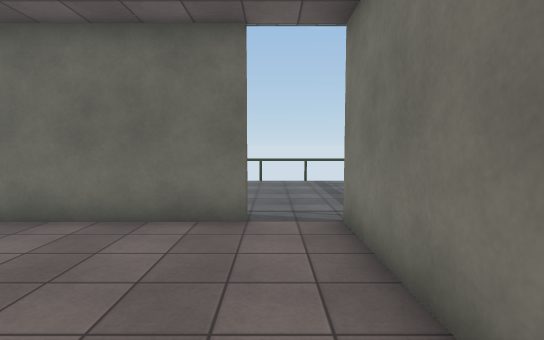
view 1 (above)

12 first-person views from a walk through a 3-D level made in the Unity game engine. The camera is 1.5 m above the floor, tilts 4° down and sees 80° across. The floor is counted in squares, 1 m on a side. Each view is taken from the middle of a square. On the plan, view 1 faces up. The plan holds only what a view shows up to about 15 squares ahead; the rest is blank. The player is left out. Door leaves are left out, so doorways stand open. Some surface patterns are stand-ins.

view 2
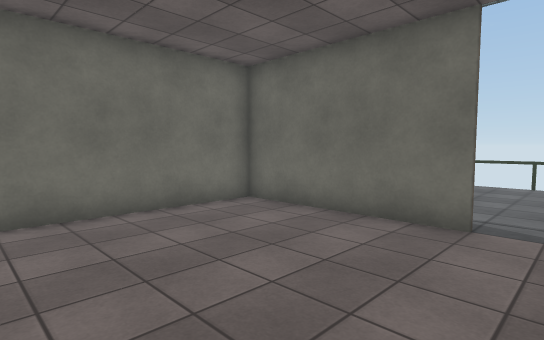

view 3
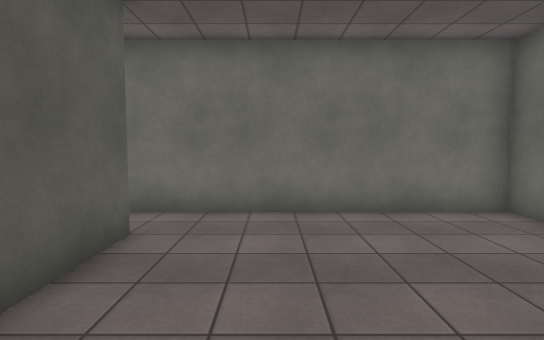

view 4
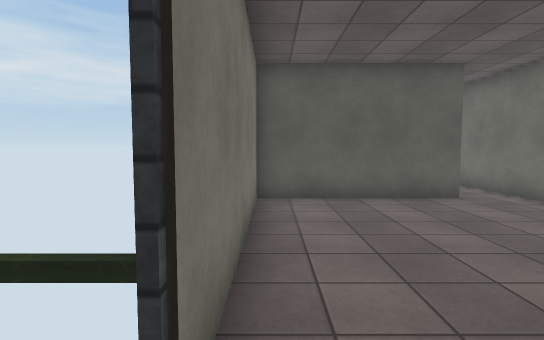

view 5
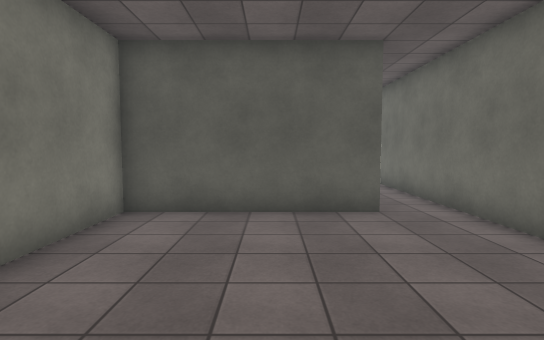

view 6
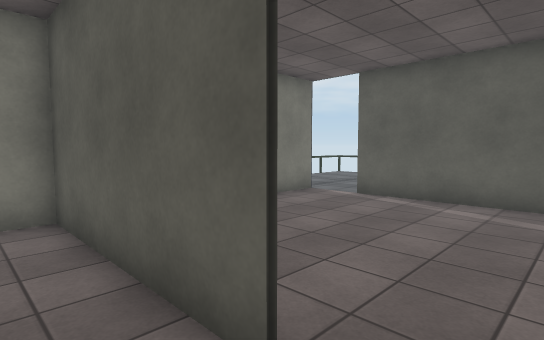

view 7
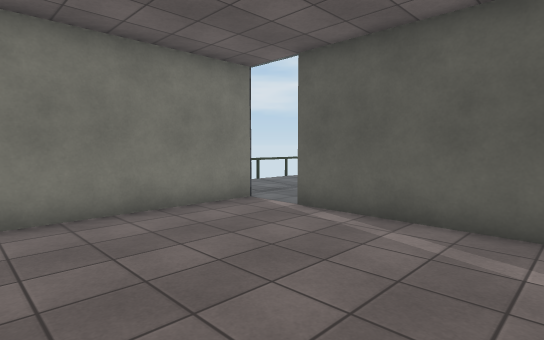

view 8
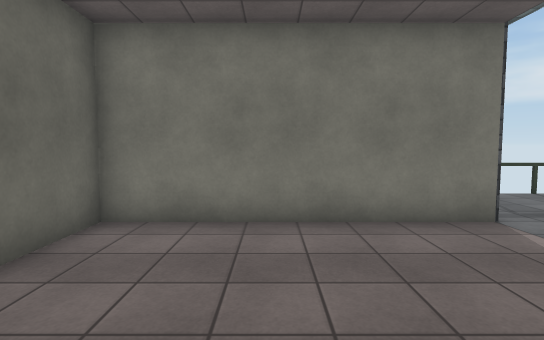

view 9
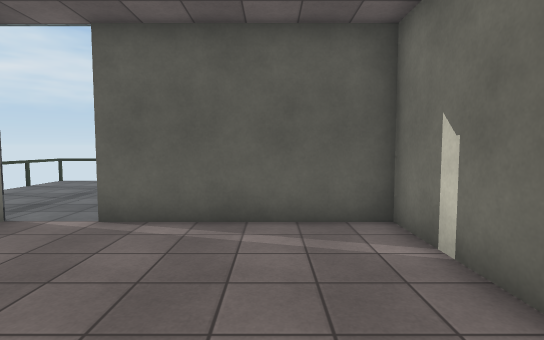

view 10
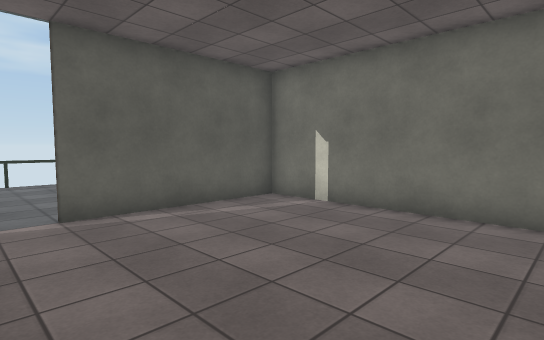

view 11
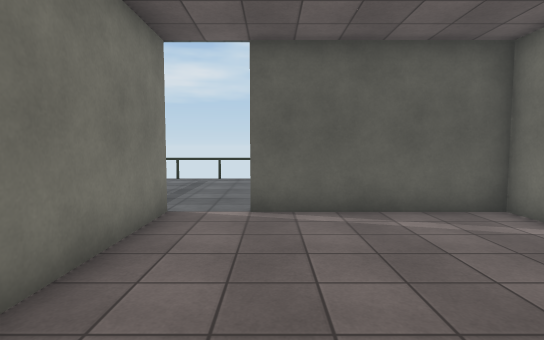

view 12
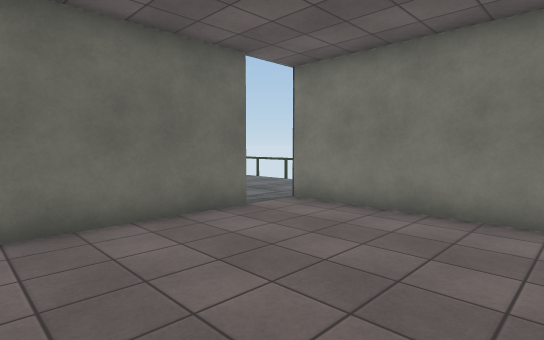

### Floor plan
Key: @ floor where view 1 was taken; # wall or solid block; . floor; D open door; P pillar.
Columns run from 7 left of view 1 to 5 right of it. Each row starts with its distance up from view 1.
 14      ......
 13      ......
 12      ......
 11       ......
 10       ......
  9       ......
  8       .....
  7 #######DDP
  6 #......DD#
  5 #........#
  4 #........#
  3 #........#
  2 #........#
  1 #........#
  0 #......@.#
 -1 #DD#######
 -2 #DD......#
 -3 #........#
 -4 #........#
 -5 #........#
 -6 #........#
 -7 #........#
 -8 #........#
 -9 #....##DD#
-10 ######.DDP
-11       ......
-12       .......
-13       .......
-14       .......
-15       .......
-16      ........
-17      ........

Positions as (right, up) in squares from view 1, and headings:
1: (0, 0), facing up
2: (1, 0), facing up-left
3: (1, 1), facing left
4: (1, 8), facing down
5: (-2, 6), facing down
6: (-6, 0), facing down-right
7: (-6, -3), facing down-right
8: (-5, -5), facing right
9: (-4, -3), facing down
10: (1, -2), facing down-left
11: (-1, -2), facing down
12: (-6, 0), facing up-right
